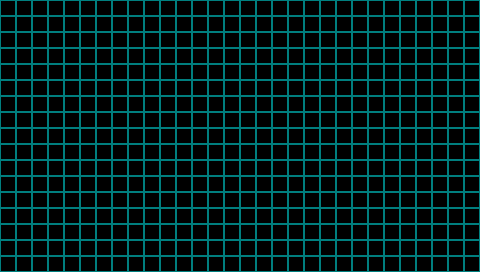

This game map was drawn from its Tiled (.tmx) file and the tilesets committed beside it. A one-line description and the full map source follow:
An orthogonal 30x17 tile map with 16x16 px tiles, 1 tile layer (Base).

<map version="1.0" tiledversion="2017.07.26" orientation="orthogonal" renderorder="right-down" width="30" height="17" tilewidth="16" tileheight="16" nextobjectid="1">
 <tileset firstgid="1" name="test_tileset" tilewidth="16" tileheight="16" tilecount="1" columns="0">
  <grid orientation="orthogonal" width="1" height="1" />
  <tile id="0">
   <image width="16" height="16" source="../../working/tiles/test_tile.png" />
  </tile>
 </tileset>
 <layer name="Base" width="30" height="17">
  <data encoding="csv">
1,1,1,1,1,1,1,1,1,1,1,1,1,1,1,1,1,1,1,1,1,1,1,1,1,1,1,1,1,1,
1,1,1,1,1,1,1,1,1,1,1,1,1,1,1,1,1,1,1,1,1,1,1,1,1,1,1,1,1,1,
1,1,1,1,1,1,1,1,1,1,1,1,1,1,1,1,1,1,1,1,1,1,1,1,1,1,1,1,1,1,
1,1,1,1,1,1,1,1,1,1,1,1,1,1,1,1,1,1,1,1,1,1,1,1,1,1,1,1,1,1,
1,1,1,1,1,1,1,1,1,1,1,1,1,1,1,1,1,1,1,1,1,1,1,1,1,1,1,1,1,1,
1,1,1,1,1,1,1,1,1,1,1,1,1,1,1,1,1,1,1,1,1,1,1,1,1,1,1,1,1,1,
1,1,1,1,1,1,1,1,1,1,1,1,1,1,1,1,1,1,1,1,1,1,1,1,1,1,1,1,1,1,
1,1,1,1,1,1,1,1,1,1,1,1,1,1,1,1,1,1,1,1,1,1,1,1,1,1,1,1,1,1,
1,1,1,1,1,1,1,1,1,1,1,1,1,1,1,1,1,1,1,1,1,1,1,1,1,1,1,1,1,1,
1,1,1,1,1,1,1,1,1,1,1,1,1,1,1,1,1,1,1,1,1,1,1,1,1,1,1,1,1,1,
1,1,1,1,1,1,1,1,1,1,1,1,1,1,1,1,1,1,1,1,1,1,1,1,1,1,1,1,1,1,
1,1,1,1,1,1,1,1,1,1,1,1,1,1,1,1,1,1,1,1,1,1,1,1,1,1,1,1,1,1,
1,1,1,1,1,1,1,1,1,1,1,1,1,1,1,1,1,1,1,1,1,1,1,1,1,1,1,1,1,1,
1,1,1,1,1,1,1,1,1,1,1,1,1,1,1,1,1,1,1,1,1,1,1,1,1,1,1,1,1,1,
1,1,1,1,1,1,1,1,1,1,1,1,1,1,1,1,1,1,1,1,1,1,1,1,1,1,1,1,1,1,
1,1,1,1,1,1,1,1,1,1,1,1,1,1,1,1,1,1,1,1,1,1,1,1,1,1,1,1,1,1,
1,1,1,1,1,1,1,1,1,1,1,1,1,1,1,1,1,1,1,1,1,1,1,1,1,1,1,1,1,1
</data>
 </layer>
 <objectgroup name="PropObjects" />
 <objectgroup name="BoundaryObjects" />
</map>